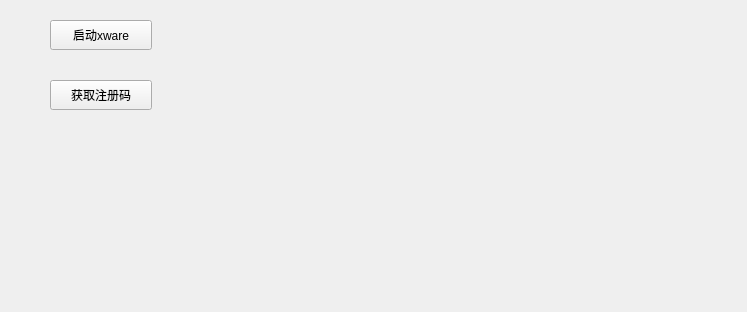
<?xml version="1.0" encoding="UTF-8"?>
<ui version="4.0">
 <class>ControlBinaryXware</class>
 <widget class="QWidget" name="ControlBinaryXware">
  <property name="geometry">
   <rect>
    <x>0</x>
    <y>0</y>
    <width>747</width>
    <height>312</height>
   </rect>
  </property>
  <property name="windowTitle">
   <string>Form</string>
  </property>
  <widget class="QPushButton" name="buttonStart">
   <property name="geometry">
    <rect>
     <x>50</x>
     <y>80</y>
     <width>102</width>
     <height>30</height>
    </rect>
   </property>
   <property name="text">
    <string>获取注册码</string>
   </property>
  </widget>
  <widget class="QPushButton" name="pushButton">
   <property name="geometry">
    <rect>
     <x>50</x>
     <y>20</y>
     <width>102</width>
     <height>30</height>
    </rect>
   </property>
   <property name="text">
    <string>启动xware</string>
   </property>
  </widget>
 </widget>
 <resources/>
 <connections/>
</ui>
